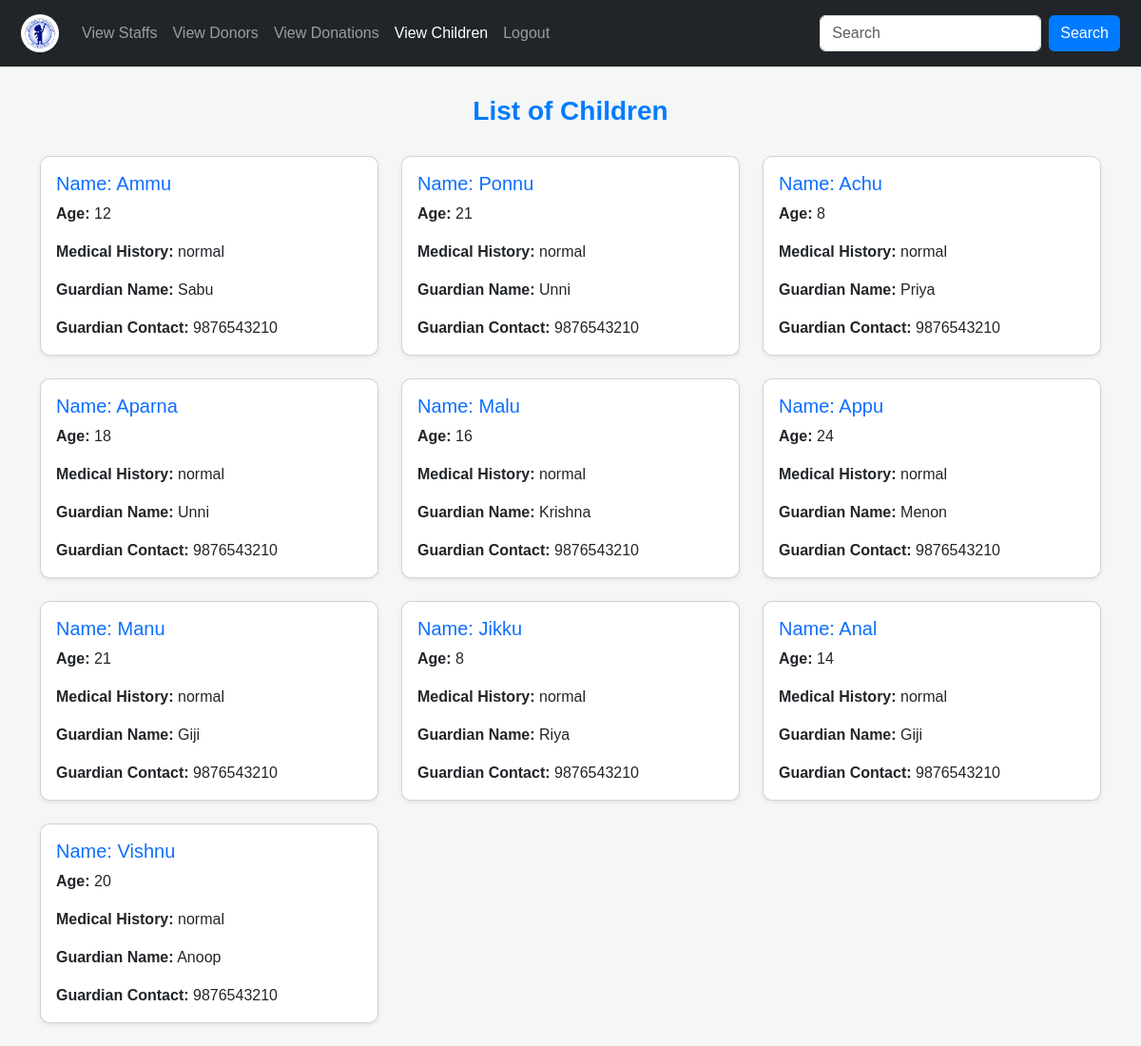
The app's page /viewchildren/ with its own data.
### app/models.py (models this page shows, shortened)
class Child(models.Model):
    name = models.CharField(max_length=100)
    age = models.IntegerField()
    gender = models.CharField(max_length=10, choices=[('Male', 'Male'), ('Female', 'Female'), ('Other', 'Other')])
    medical_history = models.TextField()
    education_status = models.CharField(max_length=200)
    admission_date = models.DateField(auto_now_add=True)
    guardian_name = models.CharField(max_length=100, null=True, blank=True)
    guardian_contact = models.CharField(max_length=15, null=True, blank=True)
    staf = models.ForeignKey(Stafreg, on_delete=models.CASCADE)  # 🔹 Link to staff

### app/views.py (the view)
# urls.py: path('viewchildren/', views.viewchildren, name='viewchildren'),
def viewchildren(request):
    data=Child.objects.all()
    return render(request,'admin/viewchildren.html',{'data':data})

### templates/admin/viewchildren.html (shortened to what this page needs)
<!DOCTYPE html>
<html lang="en">
<head>
    <link href="https://cdn.jsdelivr.net/npm/bootstrap@5.3.3/dist/css/bootstrap.min.css" rel="stylesheet">
</head>
<body>
    <nav class="navbar navbar-expand-lg navbar-dark bg-dark">
        <div class="container-fluid">
            <a class="navbar-brand" href="../admin_home">
                <img src="../static/R.jpg" alt="Logo">
            </a>
            <div class="collapse navbar-collapse" id="navbarNav">
                <ul class="navbar-nav me-auto">
                    <li class="nav-item"><a class="nav-link" href="../viewstaffs">View Staffs</a></li>
                    <li class="nav-item"><a class="nav-link" href="../viewdonors">View Donors</a></li>
                    <li class="nav-item"><a class="nav-link" href="../viewdonations">View Donations</a></li>
                    <li class="nav-item"><a class="nav-link active" href="../viewchildren">View Children</a></li>
                    <li class="nav-item"><a class="nav-link" href="../logout">Logout</a></li>
                </ul>
                <form class="d-flex">
                    <input class="form-control me-2" type="text" placeholder="Search">
                    <button class="btn btn-primary" type="button">Search</button>
                </form>
            </div>
        </div>
    </nav>
    <div class="container">
        <h2 class="page-title">List of Children</h2>
    </div>
    <div class="container">
        <div class="row">
            {% for i in data %}
            <div class="col-md-4 mb-4">
                <div class="card shadow-sm">
                    <div class="card-body">
                        <h5 class="card-title text-primary">Name: {{i.name}}</h5>
                        <p class="card-text"><strong>Age:</strong> {{i.age}}</p>
                        <p class="card-text"><strong>Medical History:</strong> {{i.medical_history}}</p>
                        <p class="card-text"><strong>Guardian Name:</strong> {{i.guardian_name}}</p>
                        <p class="card-text"><strong>Guardian Contact:</strong> {{i.guardian_contact}}</p>
                    </div>
                </div>
            </div>
            {% endfor %}
        </div>
    </div>
</body>
</html>

### templates/admin/viewchildren.html (style rules this page uses)
body { font-family: Arial, sans-serif; background-color: #f4f7f6; }
.navbar { padding: 10px; }
.navbar-brand img { width: 40px; border-radius: 50%; }
.nav-item a { font-weight: 500; transition: 0.3s; }
.container { margin-top: 30px; }
.page-title { text-align: center; font-size: 28px; font-weight: bold; color: #007bff; margin-bottom: 20px; }
.card { border-radius: 10px; transition: transform 0.3s ease-in-out; box-shadow: 0px 4px 6px rgba(0, 0, 0, 0.1); background: white; }
.card-body { background: #ffffff; border-radius: 10px; }
.btn-primary { background-color: #007bff; border: none; transition: background 0.3s; }

### records on screen
Child: name "Ammu", age "12", medical_history "normal", guardian_name "Sabu", guardian_contact "9876543210"
Child: name "Ponnu", age "21", medical_history "normal", guardian_name "Unni", guardian_contact "9876543210"
Child: name "Achu", age "8", medical_history "normal", guardian_name "Priya", guardian_contact "9876543210"
Child: name "Aparna", age "18", medical_history "normal", guardian_name "Unni", guardian_contact "9876543210"
Child: name "Malu", age "16", medical_history "normal", guardian_name "Krishna", guardian_contact "9876543210"
Child: name "Appu", age "24", medical_history "normal", guardian_name "Menon", guardian_contact "9876543210"
Child: name "Manu", age "21", medical_history "normal", guardian_name "Giji", guardian_contact "9876543210"
Child: name "Jikku", age "8", medical_history "normal", guardian_name "Riya", guardian_contact "9876543210"
Child: name "Anal", age "14", medical_history "normal", guardian_name "Giji", guardian_contact "9876543210"
Child: name "Vishnu", age "20", medical_history "normal", guardian_name "Anoop", guardian_contact "9876543210"
